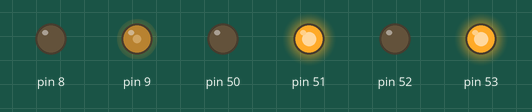
This sketch was run on a simulated Arduino Mega 2560, built with avr-gcc and run on an emulated ATmega2560. Parts: output pins drawn as LEDs (lit = HIGH).

Above: at 0.1 s.
Timing chart, 0 to 1.6 s (numbered marks = the images above):
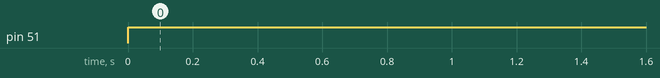

The sketch:

motor_tst.ino
```cpp
signed val=-10;
void setup() {
  // put your setup code here, to run once:
pinMode(50,OUTPUT);
  pinMode(51,OUTPUT);
  pinMode(52,OUTPUT);
  pinMode(53,OUTPUT);
digitalWrite(50,HIGH);
digitalWrite(51,LOW);
digitalWrite(52,LOW);
digitalWrite(53,HIGH);

analogWrite(8,0); // left
analogWrite(9,100);
}

void loop() {
  fwd();
  // put your main code here, to run repeatedly:
//right();
/*delay(1000);
left();
delay(1000);
right();
delay(1000);
back();
delay(1000);
*/
}


void stop()
{
   digitalWrite(50,LOW);
digitalWrite(51,LOW);
digitalWrite(52,LOW);
digitalWrite(53,LOW);
}

void back()
{

     digitalWrite(50,HIGH);
digitalWrite(51,LOW);
digitalWrite(52,HIGH);
digitalWrite(53,LOW);


}

void fwd()
{
  digitalWrite(50,LOW);
digitalWrite(51,HIGH);
digitalWrite(52,LOW);
digitalWrite(53,HIGH);
}
void left()
{
  digitalWrite(50,HIGH);
digitalWrite(51,LOW);
digitalWrite(52,LOW);
digitalWrite(53,HIGH);
}

void right()
{
  digitalWrite(50,LOW);
digitalWrite(51,HIGH);
digitalWrite(52,HIGH);
digitalWrite(53,LOW);
}
```

Measured:
- by itself, pin 51: LOW → HIGH at 0.00 s
